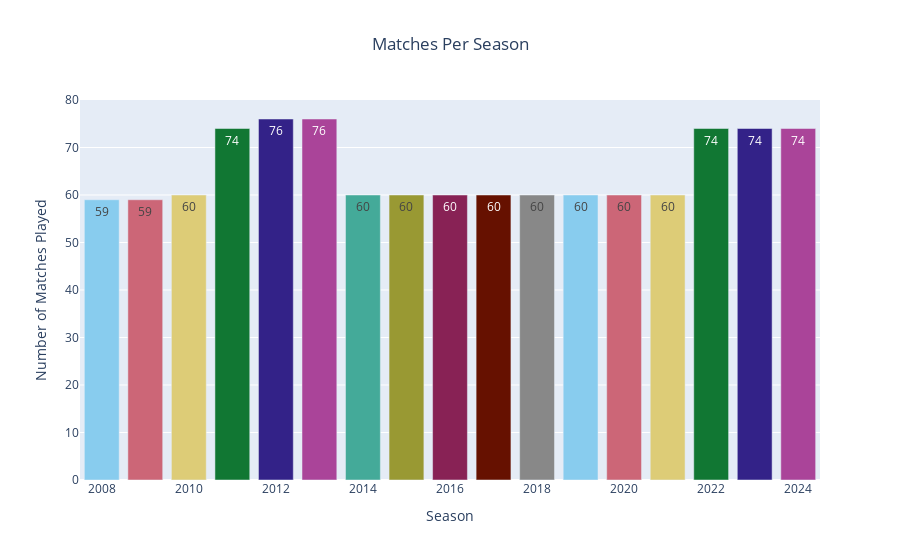

Notebook source saved alongside this figure:
### Markdown cell above
# Matches Per Season

### Code cell
matches_per_season = matches['Season'].value_counts().sort_index()
    
colors = px.colors.qualitative.Safe
color_list = [colors[i % len(colors)] for i in range(len(matches_per_season))]

trace = go.Bar(
    x=matches_per_season.index,
    y=matches_per_season.values,
    text=matches_per_season.values,
    marker={'color': color_list}
)

layout = go.Layout(
    title="Matches Per Season",
    title_x =0.5,
    xaxis={'title': 'Season'},
    yaxis={'title': 'Number of Matches Played'}
)

fig = go.Figure(data=[trace], layout=layout)
fig.show()

### Figure 1 — Plotly figure (JSON) as saved in the notebook; plotly's stock layout.template omitted (floating-point values rounded to 4 significant figures)
{"data": [{"marker": {"color": ["rgb(136, 204, 238)", "rgb(204, 102, 119)", "rgb(221, 204, 119)", "rgb(17, 119, 51)", "rgb(51, 34, 136)", "rgb(170, 68, 153)", "rgb(68, 170, 153)", "rgb(153, 153, 51)", "rgb(136, 34, 85)", "rgb(102, 17, 0)", "rgb(136, 136, 136)", "rgb(136, 204, 238)", "rgb(204, 102, 119)", "rgb(221, 204, 119)", "rgb(17, 119, 51)", "rgb(51, 34, 136)", "rgb(170, 68, 153)"]}, "text": [59.0, 59.0, 60.0, 74.0, 76.0, 76.0, 60.0, 60.0, 60.0, 60.0, 60.0, 60.0, 60.0, 60.0, 74.0, 74.0, 74.0], "type": "bar", "x": [2008, 2009, 2010, 2011, 2012, 2013, 2014, 2015, 2016, 2017, 2018, 2019, 2020, 2021, 2022, 2023, 2024], "y": [59, 59, 60, 74, 76, 76, 60, 60, 60, 60, 60, 60, 60, 60, 74, 74, 74]}], "layout": {"title": {"text": "Matches Per Season", "x": 0.5}, "xaxis": {"title": {"text": "Season"}}, "yaxis": {"title": {"text": "Number of Matches Played"}}}}
